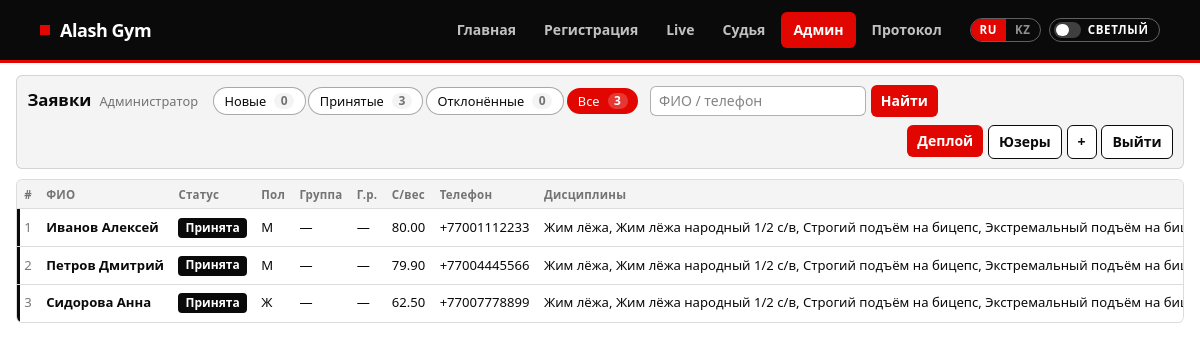
The page /admin?status=all (signed in) on the database its author committed.
### tables this page shows
CREATE TABLE participants (
  id INT UNSIGNED AUTO_INCREMENT PRIMARY KEY,
  full_name VARCHAR(150) NOT NULL,
  phone VARCHAR(30) DEFAULT NULL,
  body_weight DECIMAL(6,2) NULL DEFAULT NULL COMMENT 'Собственный вес, кг (взвешивание на месте)',
  gender ENUM('M', 'F') NOT NULL DEFAULT 'M',
  birth_year YEAR DEFAULT NULL,
  age_group VARCHAR(50) DEFAULT NULL COMMENT 'Возрастная группа',
   
  status ENUM('pending', 'approved', 'rejected') NOT NULL DEFAULT 'pending',
  status_note VARCHAR(255) DEFAULT NULL COMMENT 'комментарий админа',
  reviewed_at TIMESTAMP NULL DEFAULT NULL,
  weighed_at TIMESTAMP NULL DEFAULT NULL COMMENT 'официальное взвешивание',
  weigh_note TEXT NULL COMMENT 'заметки судьи на весах',
  weight_category VARCHAR(80) NULL COMMENT 'категория по собственному весу',
  lot_number INT UNSIGNED NULL COMMENT 'жребий',
  created_at TIMESTAMP DEFAULT CURRENT_TIMESTAMP
);

### app/Core/Controller.php (called while the page is built, shortened)
<?php
class Controller
{
    protected array $config;
    public function __construct()
    {
        $this->config = $GLOBALS['app_config'] ?? [];
    }
    protected function view(string $name, array $data = []): void
    {
        extract($data);
        $config = $this->config;
        require dirname(__DIR__) . '/Views/' . $name . '.php';
        require dirname(__DIR__) . '/Views/layouts/main.php';
    }
}

### app/Controllers/AdminController.php (called while the page is built, shortened)
<?php
class AdminController extends Controller
{
    public function dashboard(): void
    {
        $status = trim($_GET['status'] ?? 'pending');
        $q = trim($_GET['q'] ?? '');
        $counts = Participant::countsByStatus();
        $this->view('admin/dashboard', [
            'participants' => Participant::allWithDisciplines($status, $q),
            'counts'       => $counts,
            'status'       => $status,
            'statuses'     => Participant::statuses(),
            'q'            => $q,
            'flash'        => $this->takeFlash(),
            'adminName'    => $_SESSION['admin_name'] ?? 'Админ',
            'canDeploy'    => Deployer::isLocal(),
            'wide'         => true,
        ]);
    }
}

### public/index.php (called while the page is built, shortened)
<?php
spl_autoload_register(function (string $class): void {
    $prefix = 'App\\';
    $relative = str_replace('\\', '/', substr($class, strlen($prefix)));
    $file = ROOT . '/app/' . $relative . '.php';
});
$router = new Router();
$uriPath = parse_url($_SERVER['REQUEST_URI'] ?? '/', PHP_URL_PATH) ?: '/';
$router->dispatch($_SERVER['REQUEST_METHOD'] ?? 'GET', $uriPath);

### app/Core/Database.php (called while the page is built, shortened)
<?php
class Database
{
    private static ?PDO $pdo = null;
    public static function connect(array $cfg): PDO
    {
        if (self::$pdo === null) {
            $dsn = sprintf(
                'mysql:host=%s;port=%s;dbname=%s;charset=%s',
                $cfg['host'],
                $cfg['port'],
                $cfg['name'],
                $cfg['charset']
            );
            try {
                self::$pdo = new PDO($dsn, $cfg['user'], $cfg['pass'], [
                    PDO::ATTR_ERRMODE            => PDO::ERRMODE_EXCEPTION,
                    PDO::ATTR_DEFAULT_FETCH_MODE => PDO::FETCH_ASSOC,
                    PDO::ATTR_EMULATE_PREPARES   => false,
                ]);
            } catch (PDOException $e) {
                http_response_code(500);
                echo 'Ошибка подключения к БД: ' . htmlspecialchars($e->getMessage());
                exit;
            }
        }
        return self::$pdo;
    }
    public static function pdo(): PDO
    {
        return self::$pdo;
    }
}

### app/Models/Participant.php (called while the page is built, shortened)
<?php
class Participant
{
    public static function allWithDisciplines(?string $status = null, string $q = ''): array
    {
        $sql = 'SELECT p.*,
                       GROUP_CONCAT(CONCAT(d.name_ru, IF(r.weight_category IS NOT NULL AND r.weight_category != "", CONCAT(" (", r.weight_category, ")"), "")) ORDER BY d.sort_order SEPARATOR ", ") AS disciplines
                FROM participants p
                LEFT JOIN registrations r ON r.participant_id = p.id
                LEFT JOIN disciplines d ON d.id = r.discipline_id';
        $params = [];
        $sql .= ' GROUP BY p.id
                  ORDER BY
                    FIELD(p.status, "pending", "approved", "rejected"),
                    p.created_at DESC,
                    p.full_name';
        $st = Database::pdo()->prepare($sql);
        $st->execute($params);
        return $st->fetchAll();
    }
    public static function countsByStatus(): array
    {
        $rows = Database::pdo()
            ->query(
                'SELECT status, COUNT(*) AS cnt
                 FROM participants
                 GROUP BY status'
            )
            ->fetchAll();
        $out = [
            'all'      => 0,
            'pending'  => 0,
            'approved' => 0,
            'rejected' => 0,
        ];
        foreach ($rows as $row) {
            $out[$row['status']] = (int) $row['cnt'];
            $out['all'] += (int) $row['cnt'];
        }
        return $out;
    }
}

### app/Views/admin/dashboard.php (the view, shortened to what this page needs)
<?php
$base = $config['base_url'] ?? '';
$q = $q ?? '';
$status = $status ?? 'pending';
$counts = $counts ?? ['all' => 0, 'pending' => 0, 'approved' => 0, 'rejected' => 0];
$statuses = $statuses ?? [];
$tabs = [
    'pending'  => 'Новые',
    'approved' => 'Принятые',
    'rejected' => 'Отклонённые',
    'all'      => 'Все',
];
$statusHref = static function (string $key) use ($base, $q): string {
    $href = $base . '/admin?status=' . urlencode($key);
    if ($q !== '') {
        $href .= '&q=' . urlencode($q);
    }
    return $href;
};
?>
<section class="admin-dash">
  <header class="admin-dash-head">
    <div class="admin-dash-title">
      <h2>Заявки</h2>
      <p class="admin-dash-sub">
        <?= htmlspecialchars($adminName) ?>
      </p>
    </div>
    <ul class="admin-dash-tabs" aria-label="Статус заявок">
      <?php foreach ($tabs as $key => $label): ?>
        <?php
          $cnt = (int) ($counts[$key] ?? 0);
          $on = $status === $key;
        ?>
        <li>
          <a class="pill <?= $on ? 'pill-on' : 'pill-off' ?>"
             href="<?= htmlspecialchars($statusHref($key)) ?>"
             <?= $on ? 'aria-current="page"' : '' ?>>
            <?= htmlspecialchars($label) ?>
            <span class="pill-count <?= $on ? 'bg-white/20 text-white' : 'bg-wash text-muted' ?>"><?= $cnt ?></span>
          </a>
        </li>
      <?php endforeach; ?>
    </ul>
    <form method="get" action="<?= htmlspecialchars($base) ?>/admin" class="admin-dash-search" role="search">
      <input class="field field-sm min-w-0 flex-1" id="q" name="q" value="<?= htmlspecialchars($q) ?>"
             placeholder="ФИО / телефон" autocomplete="off">
      <button class="btn-primary-sm" type="submit">Найти</button>
    </form>
    <nav class="admin-dash-nav" aria-label="Действия">
      <?php if (!empty($canDeploy)): ?>
        <form method="post" action="<?= htmlspecialchars($base) ?>/admin/deploy"
              onsubmit="this.querySelector('button').disabled=true; this.querySelector('button').textContent='…';">
          <button class="btn-primary-sm" type="submit">Деплой</button>
        </form>
      <?php endif; ?>
      <a class="btn-secondary-sm" href="<?= htmlspecialchars($base) ?>/admin/users">Юзеры</a>
      <a class="btn-secondary-sm" href="<?= htmlspecialchars($base) ?>/register">+</a>
      <a class="btn-secondary-sm" href="<?= htmlspecialchars($base) ?>/admin/logout">Выйти</a>
    </nav>
  </header>
  <?php if (empty($participants)): ?>
    <div class="admin-empty panel">
      <p class="admin-empty-title">
        <?php if ($q !== ''): ?>
          Никого не найдено
        <?php elseif ($status === 'pending'): ?>
          Новых заявок нет
        <?php else: ?>
          Список пуст
        <?php endif; ?>
      </p>
    </div>
  <?php else: ?>
    <div class="admin-table-wrap">
      <table class="table-ag admin-table">
        <thead>
          <tr>
            <th>#</th>
            <th>ФИО</th>
            <th>Статус</th>
            <th>Пол</th>
            <th>Группа</th>
            <th>Г.р.</th>
            <th>С/вес</th>
            <th>Телефон</th>
            <th>Дисциплины</th>
          </tr>
        </thead>
        <tbody>
          <?php foreach ($participants as $i => $p): ?>
            <?php
              $pid = (int) $p['id'];
              $st = $p['status'] ?? 'pending';
              $stLabel = $statuses[$st] ?? $st;
              $openHref = $base . '/admin/participants/' . $pid;
              $ageGroup = '';
            ?>
            <tr class="admin-row--<?= htmlspecialchars($st) ?>">
              <td class="text-muted"><?= (int) $i + 1 ?></td>
              <td class="admin-td-name">
                <a href="<?= htmlspecialchars($openHref) ?>"><?= htmlspecialchars($p['full_name']) ?></a>
              </td>
              <td>
                <span class="badge-status badge-status--<?= htmlspecialchars($st) ?>">
                  <?= htmlspecialchars($stLabel) ?>
                </span>
              </td>
              <td><?= ($p['gender'] ?? '') === 'F' ? 'Ж' : 'М' ?></td>
              <td><?= $ageGroup !== '' ? htmlspecialchars($ageGroup) : '—' ?></td>
              <td><?= !empty($p['birth_year']) ? (int) $p['birth_year'] : '—' ?></td>
              <td class="whitespace-nowrap">
                <?= ($p['body_weight'] !== null && (float) $p['body_weight'] > 0)
                  ? number_format((float) $p['body_weight'], 2, '.', '')
                  : '—' ?>
              </td>
              <td class="whitespace-nowrap"><?= htmlspecialchars($p['phone'] ?: '—') ?></td>
              <td><?= htmlspecialchars($p['disciplines'] ?: '—') ?></td>
            </tr>
          <?php endforeach; ?>
        </tbody>
      </table>
    </div>
  <?php endif; ?>
</section>

### app/Core/Router.php (shortened to what this page needs)
<?php
class Router
{
    private array $routes = [];
    public function get(string $path, array $handler): void
    {
        $this->routes['GET'][] = $this->compile($path, $handler);
    }
    public function post(string $path, array $handler): void
    {
        $this->routes['POST'][] = $this->compile($path, $handler);
    }
    public function dispatch(string $method, string $uri): void
    {
        $path = parse_url($uri, PHP_URL_PATH) ?: '/';
        $path = $this->normalize($path);
        foreach ($this->routes[$method] ?? [] as $route) {
            if (!preg_match($route['pattern'], $path, $matches)) {
                continue;
            }
            $params = [];
            [$class, $action] = $route['handler'];
            $controller = new $class();
            $controller->$action(...array_values($params));
            return;
        }
    }
    private function compile(string $path, array $handler): array
    {
        $path = $this->normalize($path);
        $keys = [];
        $pattern = preg_replace_callback('/\{([a-zA-Z_][a-zA-Z0-9_]*)\}/', function ($m) use (&$keys) {
            $keys[] = $m[1];
            return '(?P<' . $m[1] . '>[^/]+)';
        }, $path);
        $pattern = '#^' . $pattern . '$#';
        return [
            'pattern' => $pattern,
            'keys'    => $keys,
            'handler' => $handler,
        ];
    }
    private function normalize(string $path): string
    {
        $path = '/' . trim($path, '/');
        return $path === '/' ? '/' : rtrim($path, '/');
    }
}

### rows shown on the page
participants: i "1", full_name "Иванов Алексей", status "Принята", gender "М", body_weight "80.00", phone "+77001112233", disciplines "Жим лёжа, Жим лёжа народный 1/2 с/в, Строгий подъём на бицепс, Экстремальный подъём на…"
participants: i "2", full_name "Петров Дмитрий", status "Принята", gender "М", body_weight "79.90", phone "+77004445566", disciplines "Жим лёжа, Жим лёжа народный 1/2 с/в, Строгий подъём на бицепс, Экстремальный подъём на…"
participants: i "3", full_name "Сидорова Анна", status "Принята", gender "Ж", body_weight "62.50", phone "+77007778899", disciplines "Жим лёжа, Жим лёжа народный 1/2 с/в, Строгий подъём на бицепс, Экстремальный подъём на…"

### other values the page prints
$label "Главная"
$label "Регистрация"
$label "Live"
$label "Судья"
$label "Админ"
$label "Протокол"
$t('theme.light') "СВЕТЛЫЙ"
$label "Новые"
$cnt "0"
$label "Принятые"
$cnt "3"
$label "Отклонённые"
$label "Все"
